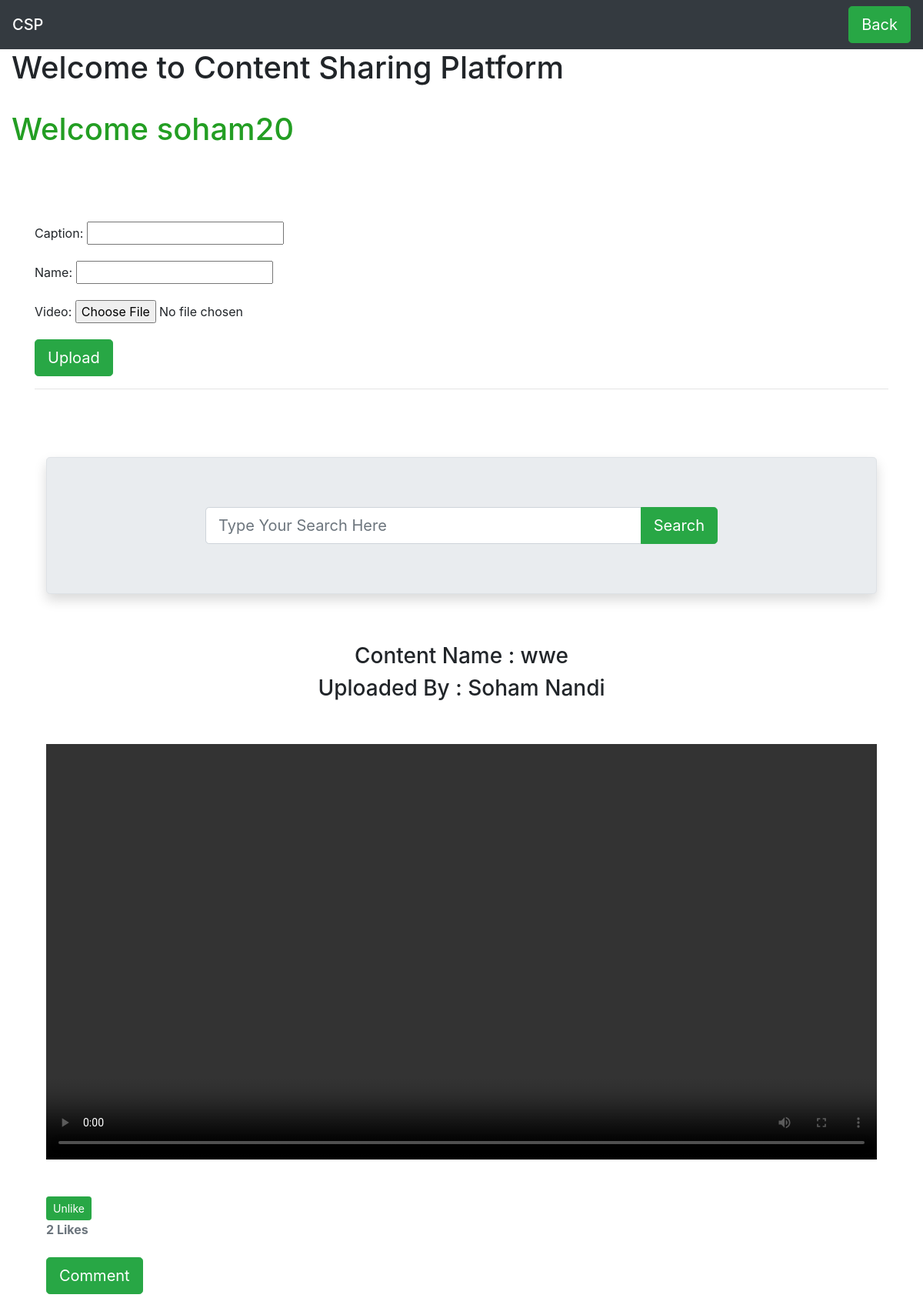
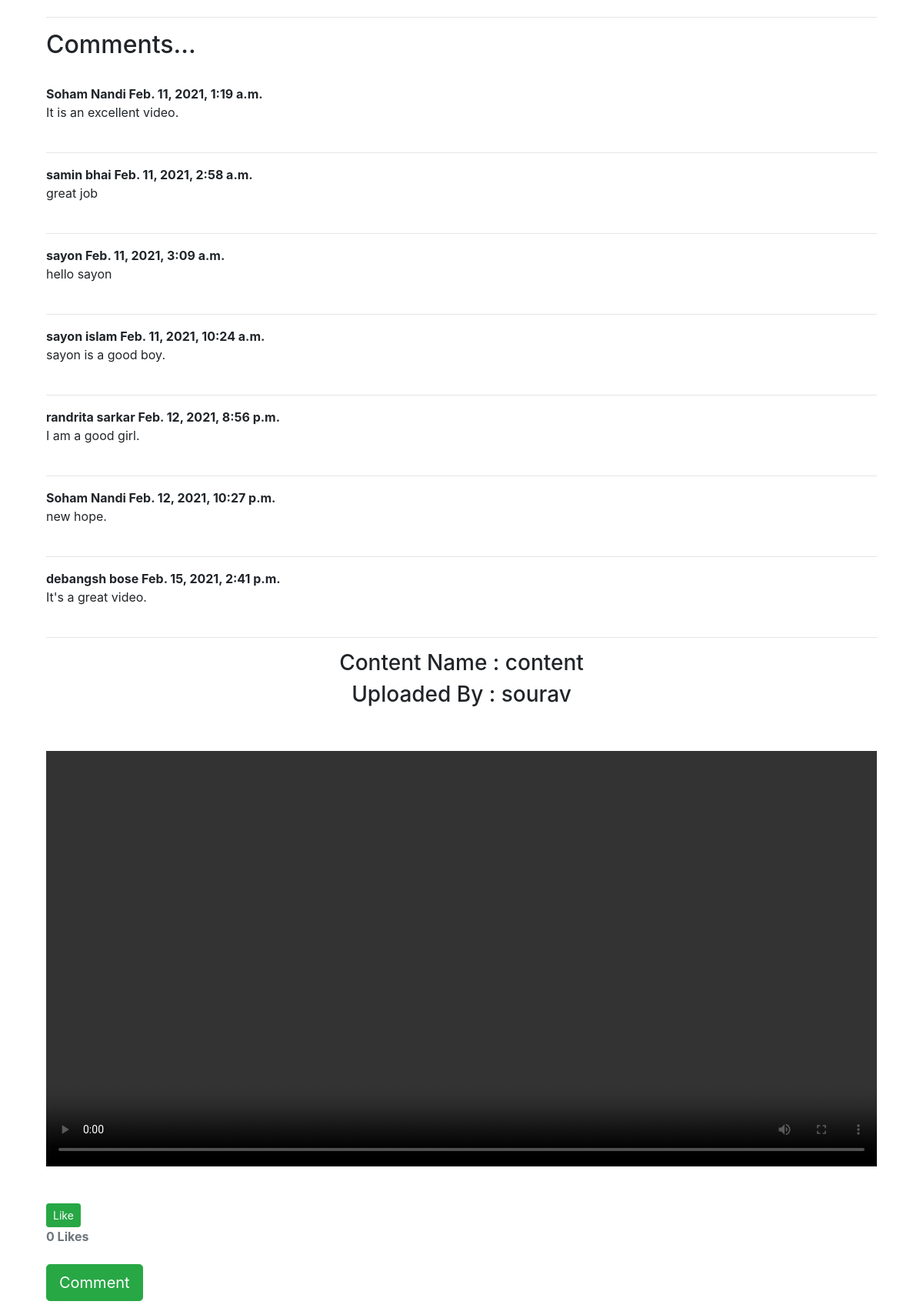
The page /video/ (signed in, upper part) on the database its author committed (2 pictures, top to bottom).
### app/models.py (models this page shows, shortened)
class Video(models.Model):
    caption = models.CharField(max_length=100)
    name = models.CharField(max_length=100)
    video = models.FileField(upload_to="video/%y", validators=[file_size])
    likes = models.ManyToManyField(User,related_name="blog_posts1",blank=True)
    verified= models.BooleanField(default=False)
    def number_of_likes(self):
        return self.likes.count()

class Comment1(models.Model):
    post = models.ForeignKey(Video, related_name="comments", on_delete=models.CASCADE)
    name = models.CharField(max_length=100)
    body = models.TextField(null=True)
    date_added = models.DateTimeField(auto_now_add=True)

### app/views.py (the view, shortened to what this page needs)
# urls.py: path('video/', views.user_video, name="user_video"),
def user_video(request):
    if request.method == "GET":
        if 'q' in request.GET:
            q = request.GET['q']
            all_video = Video.objects.filter(name=q)
        else:
            all_video = Video.objects.filter(verified=True)
        for vid in all_video:
            vid.post_is_liked=vid.likes.filter(id=request.user.id).exists()
        form = Video_form()
        return render(request, 'video.html', {"form": form, "all": all_video})

### app/forms.py
class Video_form(forms.ModelForm):
    class Meta:
        model = Video
        fields = ("caption", "name", "video")

### app/templates/video.html (shortened to what this page needs)
<!doctype html>
<html lang="en">
  <head>
    <link rel="stylesheet" href="https://stackpath.bootstrapcdn.com/bootstrap/4.5.2/css/bootstrap.min.css">
  </head>
  <body>
    <nav class="navbar navbar-dark bg-dark">
        <span class="navbar-brand mb-0 h1">CSP</span>
        <a class="btn btn-success btn-lg" href="/ " role="button">Back</a>
      </nav>
    <h1 style="margin-left: 15px;">Welcome to Content Sharing Platform</h1>
    <br>
    <h1 style="margin-left: 15px; color:rgb(35, 158, 35)">Welcome {{request.user.username}}</h1>
    <div class="container">
     <div class="mt-5">
     <br>
     <br>
      <form action="." method="post" enctype="multipart/form-data">
        {{form.as_p}}
        <button class="btn btn-success btn-lg">Upload</button>
      </form>
    </div>
    <hr>
        <br><br>
        <div class="container my-4 post-wrapper">
        <div class="jumbotron border shadow">
            <div class="row">
                <div class="col-md-8 offset-2">
                    <form>
                        <div class="input-group">
                            <input name="q" type="text" placeholder="Type Your Search Here" class="form-control form-control-lg" />
                            <div class="input-group-append">
                                <button class="btn btn-success btn-lg">Search</button>
                            </div>
                        </div>
                    </form>
                </div>
            </div>
        </div>
            <br>
    {% for x in all %}
        <h3 class="text-center mt-2 mb-2">Content Name : {{x.caption}}</h3>
        <h3 class="text-center mt-2 mb-2">Uploaded By : {{x.name}}</h3>
        <br><br>
        <video class="embed-responsive embed-responsive-16by9"  controls="controls" >
            <source src="{{x.video.url}}" type="video/mp4" />
          </video>
        <br><br>
            {% if user.is_authenticated %}
  <form action="{% url 'blogpost_like1' x.id %}" method="POST">
    {% if x.post_is_liked %}
    <button type="submit" name="blogpost_id" value="{{x.id}}" class="btn btn-success btn-sm">Unlike</button>
    {% else %}
    <button type="submit" name="blogpost_id" value="{{x.id}}" class="btn btn-success btn-sm">Like</button>
    {% endif %}
  </form>
{% else %}
  <a class="btn btn-outline-info" href="{% url 'login' %}?next={{request.path}}">Log in to like this article!</a><br>
{% endif %}
<strong class="text-secondary">{{ x.number_of_likes }} Like{{ x.number_of_likes|pluralize }}</strong>
            <br><br>
            <a href="{% url 'add_comment1' x.pk %}" class="btn btn-success btn-lg">Comment</a>
            <br><br>
            <hr>
            <h2>Comments...</h2>
            <br>
            {% if not x.comments.all %}
            No Comments Yet...<a href="{% url 'add_comment1' x.pk %}">Add One</a>
            {% else %}
            {% for comment in x.comments.all %}
            <strong>
                {{ comment.name }}
                {{comment.date_added}}
            </strong>
            <br/>
            {{comment.body}}
            <br><br>
            <hr>
            {% endfor %}
            {% endif %}
        {% endfor %}
    </div>
  </body>
</html>

### rows shown on the page
Video: caption "wwe", name "Soham Nandi", number_of_likes "2"
Comment1: name "Soham Nandi", date_added "Feb. 11, 2021, 1:19 a.m.", body "It is an excellent video."
Comment1: name "samin bhai", date_added "Feb. 11, 2021, 2:58 a.m.", body "great job"
Comment1: name "sayon", date_added "Feb. 11, 2021, 3:09 a.m.", body "hello sayon"
Comment1: name "sayon islam", date_added "Feb. 11, 2021, 10:24 a.m.", body "sayon is a good boy."
Comment1: name "randrita sarkar", date_added "Feb. 12, 2021, 8:56 p.m.", body "I am a good girl."
Comment1: name "Soham Nandi", date_added "Feb. 12, 2021, 10:27 p.m.", body "new hope."
Comment1: name "debangsh bose", date_added "Feb. 15, 2021, 2:41 p.m.", body "It's a great video."
Video: caption "content", name "sourav", number_of_likes "0"

### other values the page prints
{{ request.user.username }} "soham20"
